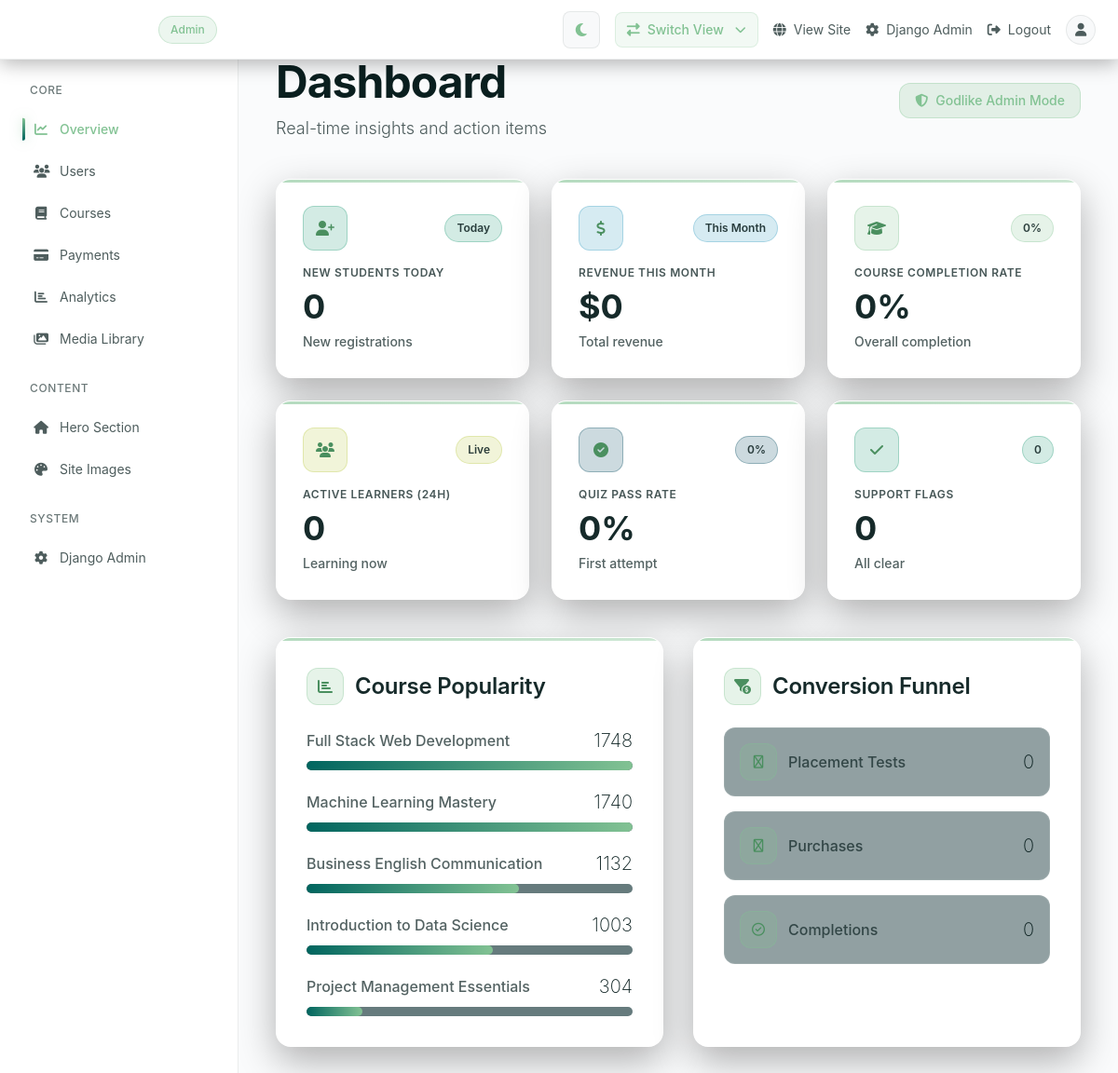
Before: /dashboard/ (signed in) with the older database file.
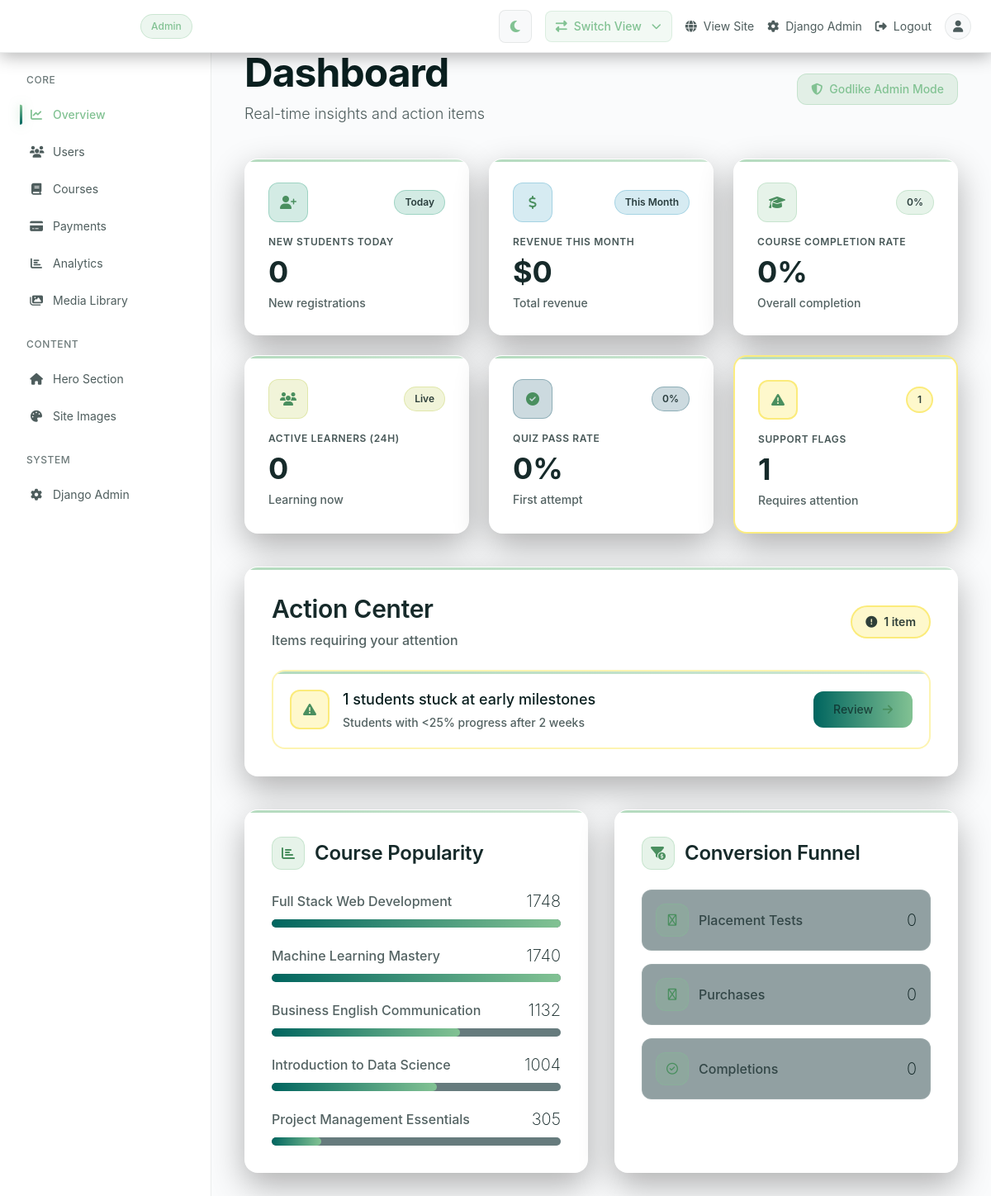
After: the same page with the newer database file.
### myApp/models.py (models this page shows, shortened)
class Course(models.Model):
    LEVEL_CHOICES = [
        ('beginner', 'Beginner'),
        ('intermediate', 'Intermediate'),
        ('advanced', 'Advanced'),
    ]
    STATUS_CHOICES = [
        ('draft', 'Draft'),
        ('published', 'Published'),
        ('archived', 'Archived'),
    ]
    COURSE_TYPE_CHOICES = [
        ('recorded', 'Recorded'),
        ('live', 'Live'),
        ('hybrid', 'Hybrid'),
    ]
    title = models.CharField(max_length=200)
    slug = models.SlugField(unique=True)
    description = models.TextField()
    short_description = models.CharField(max_length=300)  # For cards
    outcome = models.CharField(max_length=300)  # What students will achieve
    thumbnail = models.ImageField(upload_to='courses/thumbnails/', blank=True, null=True)
    preview_video = models.URLField(blank=True)  # 30-sec preview URL
    category = models.ForeignKey(Category, on_delete=models.SET_NULL, null=True, related_name='courses')
    level = models.CharField(max_length=20, choices=LEVEL_CHOICES, default='beginner')
    course_type = models.CharField(max_length=20, choices=COURSE_TYPE_CHOICES, default='recorded', help_text='Type of course: Recorded (self-paced), Live (scheduled sessions), or Hybrid (combination)')
    instructor = models.ForeignKey(User, on_delete=models.SET_NULL, null=True, related_name='courses_taught')
    price = models.DecimalField(max_digits=10, decimal_places=2, default=0)
    currency = models.CharField(max_length=3, default='USD')
    is_free = models.BooleanField(default=False)
    estimated_hours = models.PositiveIntegerField(default=10)
    lessons_count = models.PositiveIntegerField(default=0)  # Computed field
    language = models.CharField(max_length=10, default='en')
    available_languages = models.JSONField(default=list)  # ['en', 'es', 'fr']
    has_certificate = models.BooleanField(default=True)
    has_ai_tutor = models.BooleanField(default=True)
    has_quizzes = models.BooleanField(default=True)
    status = models.CharField(max_length=20, choices=STATUS_CHOICES, default='draft')
    meta_title = models.CharField(max_length=70, blank=True)
    meta_description = models.CharField(max_length=160, blank=True)
    enrolled_count = models.PositiveIntegerField(default=0)
    completion_rate = models.FloatField(default=0)  # Percentage
    average_rating = models.FloatField(default=0, validators=[MinValueValidator(0), MaxValueValidator(5)])
    created_at = models.DateTimeField(auto_now_add=True)
    updated_at = models.DateTimeField(auto_now=True)
    published_at = models.DateTimeField(null=True, blank=True)
    class Meta:
        ordering = ['-created_at']

### myApp/views.py (the view, shortened to what this page needs)
        def wrapper(request, *args, **kwargs):
            if not request.user.is_authenticated:
                return redirect('login')
            if 'admin' in allowed_roles and (request.user.is_superuser or request.user.is_staff):
                return view_func(request, *args, **kwargs)

### myApp/context_processors.py (called while the page is built)
def currency_context(request):
    selected_currency = request.session.get('selected_currency', 'USD')
    available_currencies = [choice[0] for choice in CoursePricing.CURRENCY_CHOICES]
    return {
        'selected_currency': selected_currency,
        'available_currencies': available_currencies,
        'currency_choices': CoursePricing.CURRENCY_CHOICES,
    }

### myApp/views.py (called while the page is built, shortened)
def role_required(allowed_roles):
    def decorator(view_func):
        def wrapper(request, *args, **kwargs):
            if not request.user.is_authenticated:
                return redirect('login')
            if 'admin' in allowed_roles and (request.user.is_superuser or request.user.is_staff):
                return view_func(request, *args, **kwargs)
        return wrapper
    return decorator

### myApp/templates/dashboard/overview.html (shortened to what the changed rows need)
{% extends 'dashboard/base.html' %}
{% block content %}
<div class="w-full max-w-[1600px] mx-auto">
    <div class="mb-8 sm:mb-10 animate-fade-in-up stagger-1">
        <div class="flex items-center justify-between mb-3">
            <div>
                <h1 class="text-3xl sm:text-4xl lg:text-5xl font-extralight text-white mb-3 tracking-[-0.02em]">
                    Dashboard
                </h1>
            </div>
        </div>
    </div>
    <div class="grid grid-cols-1 sm:grid-cols-2 lg:grid-cols-3 gap-5 sm:gap-6 mb-8 sm:mb-10">
        <div class="rounded-2xl bg-[#04363a]/70 backdrop-blur-xl p-6 sm:p-7 {% if support_flags > 0 %}border-2 border-[#f8da03]/50{% else %}border border-white/10{% endif %} shadow-[0_15px_40px_rgba(0,0,0,0.3)] hover:shadow-[0_20px_50px_rgba(130,194,147,0.2)] hover:border-[#82C293]/30 transition-all duration-300 animate-fade-in-up stagger-6 hover:scale-[1.02] hover:-translate-y-1 group">
            <div class="flex items-center justify-between mb-4">
                <div class="w-12 h-12 rounded-xl {% if support_flags > 0 %}bg-[#f8da03]/20 border-2 border-[#f8da03]/40{% else %}bg-[#259d78]/20 border border-[#259d78]/30{% endif %} grid place-items-center transition-all duration-300 group-hover:scale-110 {% if support_flags > 0 %}group-hover:bg-[#f8da03]/30 group-hover:border-[#f8da03]/60{% else %}group-hover:bg-[#259d78]/30 group-hover:border-[#259d78]/50{% endif %}">
                    <i class="fas {% if support_flags > 0 %}fa-exclamation-triangle text-[#f8da03]{% else %}fa-check text-[#259d78]{% endif %} transition-transform duration-300 group-hover:scale-110"></i>
                </div>
                <span class="text-xs px-3 py-1.5 rounded-full {% if support_flags > 0 %}bg-[#f8da03]/20 text-[#f8da03] border-2 border-[#f8da03]/40{% else %}bg-[#259d78]/20 text-[#259d78] border border-[#259d78]/30{% endif %} font-medium">{{ support_flags }}</span>
            </div>
            <div class="text-xs uppercase tracking-wider text-white/50 mb-2 font-medium">Support Flags</div>
            <div class="text-3xl sm:text-4xl font-extralight text-white mb-2">{{ support_flags }}</div>
            <div class="text-sm {% if support_flags > 0 %}text-[#f8da03]{% else %}text-[#259d78]{% endif %} font-medium">
                {% if support_flags > 0 %}Requires attention{% else %}All clear{% endif %}
            </div>
        </div>
    </div>
    {% if action_items %}
    <div class="rounded-2xl bg-[#04363a]/70 backdrop-blur-xl p-6 sm:p-8 border border-white/10 shadow-[0_15px_40px_rgba(0,0,0,0.3)] mb-8 sm:mb-10 animate-fade-in-up stagger-2 hover:shadow-[0_20px_50px_rgba(130,194,147,0.2)] transition-all duration-300">
        <div class="flex flex-col sm:flex-row items-start sm:items-center justify-between gap-4 mb-6">
            <div>
                <h2 class="text-2xl sm:text-3xl font-extralight text-white mb-2">Action Center</h2>
                <p class="text-sm sm:text-base text-white/70 font-light">Items requiring your attention</p>
            </div>
            <span class="inline-flex items-center gap-2 px-4 py-2 rounded-full bg-[#f8da03]/20 text-[#f8da03] border-2 border-[#f8da03]/40 text-sm font-medium">
                <i class="fas fa-exclamation-circle"></i>
                <span>{{ action_items|length }} item{{ action_items|length|pluralize }}</span>
            </span>
        </div>
        <div class="space-y-4">
            {% for item in action_items %}
            <div class="flex flex-col sm:flex-row items-start sm:items-center justify-between gap-4 p-5 rounded-2xl
                {% if item.color == 'red' %}bg-[#f8da03]/10 border-2 border-[#f8da03]/30 hover:border-[#f8da03]/50
                {% elif item.color == 'yellow' %}bg-[#b8c943]/10 border-2 border-[#b8c943]/30 hover:border-[#b8c943]/50
                {% else %}bg-[#82C293]/10 border-2 border-[#82C293]/30 hover:border-[#82C293]/50{% endif %} transition-all duration-300 animate-slide-in-right stagger-3 hover:scale-[1.01] hover:-translate-y-0.5 group">
                <div class="flex items-center gap-4 flex-1 min-w-0">
                    <div class="w-12 h-12 rounded-xl
                        {% if item.color == 'red' %}bg-[#f8da03]/20 border-2 border-[#f8da03]/40
                        {% elif item.color == 'yellow' %}bg-[#b8c943]/20 border-2 border-[#b8c943]/40
                        {% else %}bg-[#82C293]/20 border-2 border-[#82C293]/40{% endif %} grid place-items-center shrink-0">
                        <i class="fas {{ item.icon }}
                            {% if item.color == 'red' %}text-[#f8da03]
                            {% elif item.color == 'yellow' %}text-[#b8c943]
                            {% else %}text-[#82C293]{% endif %}"></i>
                    </div>
                    <div class="min-w-0">
                        <div class="text-base sm:text-lg font-medium text-white mb-1">{{ item.title }}</div>
                        <div class="text-sm text-white/70">{{ item.description }}</div>
                    </div>
                </div>
                <button class="w-full sm:w-auto px-6 py-3 bg-gradient-to-r from-[#00655F] to-[#82C293] text-white rounded-xl text-sm font-medium hover:shadow-[0_8px_25px_rgba(130,194,147,0.4)] transition-all duration-300 hover:scale-105 group/btn">
                    Review
                    <i class="fas fa-arrow-right ml-2 transition-transform duration-300 group-hover/btn:translate-x-1"></i>
                </button>
            </div>
            {% endfor %}
        </div>
    </div>
    {% endif %}
    <div class="grid grid-cols-1 lg:grid-cols-2 gap-6 sm:gap-8">
        <div class="rounded-2xl bg-[#04363a]/70 backdrop-blur-xl p-6 sm:p-8 border border-white/10 shadow-[0_15px_40px_rgba(0,0,0,0.3)] animate-fade-in-up stagger-3 hover:shadow-[0_20px_50px_rgba(130,194,147,0.2)] hover:border-[#82C293]/30 transition-all duration-300">
            <div class="space-y-5">
                {% for course in popular_courses %}
                {% with max_enrolled=popular_courses.0.enrolled_count %}
                <div>
                    <div class="flex items-center justify-between mb-2">
                        <span class="text-sm sm:text-base font-medium text-white">{{ course.title|truncatechars:30 }}</span>
                        <span class="text-lg sm:text-xl font-extralight text-white">{{ course.enrolled_count }}</span>
                    </div>
                    <div class="h-2.5 bg-[#254346]/70 rounded-full overflow-hidden">
                        <div class="h-full bg-gradient-to-r from-[#00655F] to-[#82C293] rounded-full transition-all duration-500" style="width: {% widthratio course.enrolled_count max_enrolled 100 %}%"></div>
                    </div>
                </div>
                {% endwith %}
                {% empty %}
                <p class="text-white/60 text-center py-4">No course data yet</p>
                {% endfor %}
            </div>
        </div>
    </div>
</div>
{% endblock %}

Changed rows visible on the page:
changed Course "Introduction to Data Science": enrolled_count "1003" → "1004"
changed Course "Project Management Essentials": enrolled_count "304" → "305"
Other visible differences:
{{ support_flags }}: "0" → "1"
{{ action_items|length }}: (not shown) → "1"
text no longer shown: "All clear"
text now shown: "Requires attention Action Center Items requiring your attention item"
new list line: "1 students stuck at early milestones Students with <25% progress after 2 weeks Review"
